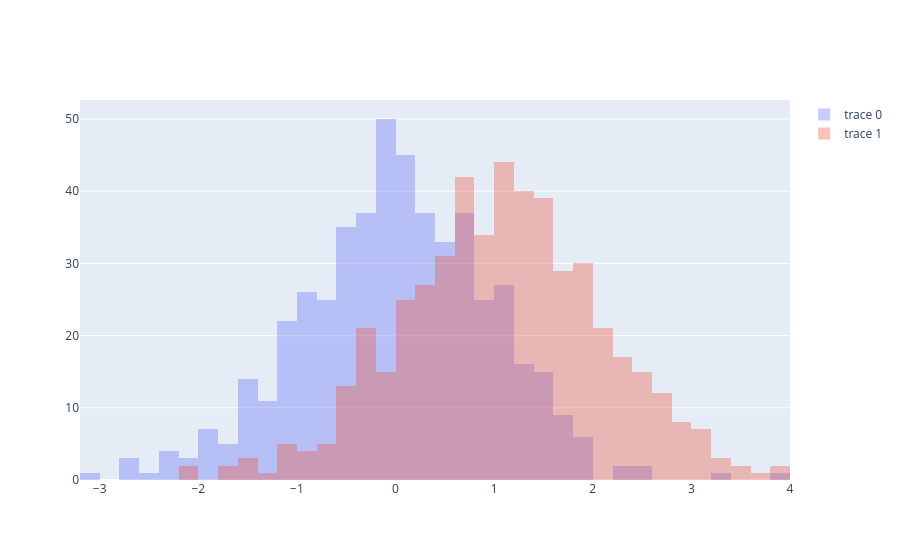

The code cell stored with this chart in its notebook:
### Code cell
#combinado
import plotly.graph_objects as go

import numpy as np

x0 = np.random.randn(500)
# Desplazar la Gaussian distribution
x1 = np.random.randn(500) + 1

fig = go.Figure()
fig.add_trace(go.Histogram(x=x0))
fig.add_trace(go.Histogram(x=x1))

# Overlay 
fig.update_layout(barmode='overlay')
# Reducir opacidad
fig.update_traces(opacity=0.35)
fig.show()

### Figure 1 — Plotly figure (JSON) as saved in the notebook; plotly's stock layout.template omitted (floating-point values rounded to 4 significant figures; data arrays with more than 128 entries replaced by an {"elided": "..."} marker saying what was removed)
{"data": [{"opacity": 0.35, "type": "histogram", "x": {"elided": "500 float values"}}, {"opacity": 0.35, "type": "histogram", "x": {"elided": "500 float values"}}], "layout": {"barmode": "overlay"}}
